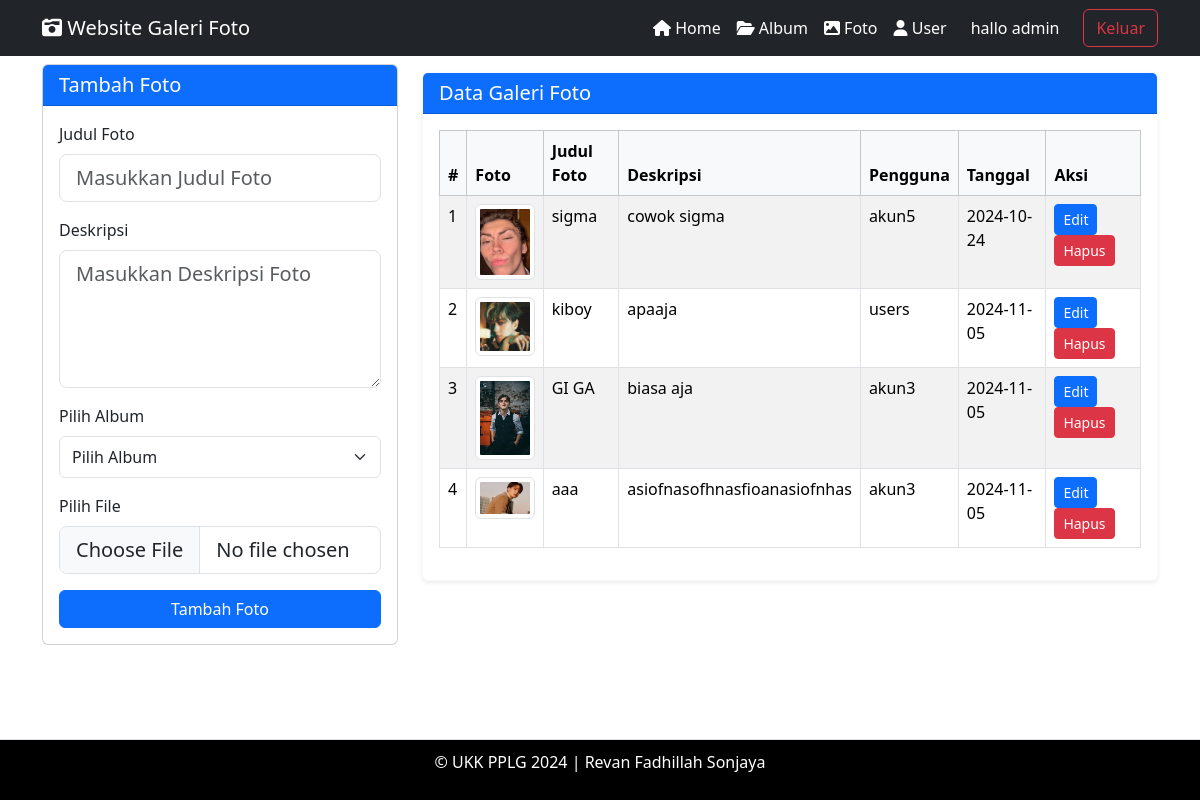
/admin/admin_foto.php (signed in), run on the app's committed database.
### tables this page shows
CREATE TABLE `user` (
  `id_user` int(11) NOT NULL,
  `username` varchar(225) DEFAULT NULL,
  `password` varchar(225) DEFAULT NULL,
  `email` varchar(225) DEFAULT NULL,
  `nama` varchar(255) DEFAULT NULL,
  `alamat` text DEFAULT NULL,
  `role` enum('admin','user') DEFAULT 'user'
);

CREATE TABLE `foto` (
  `id_foto` int(11) NOT NULL,
  `judul_foto` varchar(225) DEFAULT NULL,
  `deskripsi_foto` text DEFAULT NULL,
  `tanggal_unggah` date DEFAULT NULL,
  `lokasi_file` varchar(255) DEFAULT NULL,
  `id_album` int(11) DEFAULT NULL,
  `id_user` int(11) DEFAULT NULL
);

### admin/admin_foto.php (the view, shortened to what this page needs)
<?php
$id_user = $_SESSION['id_user'];
include '../config/koneksi.php';
$query_user = mysqli_query($koneksi, "SELECT nama FROM user WHERE id_user = '$id_user'");
$user_data = mysqli_fetch_array($query_user);
$user_name = $user_data['nama'];
?>
<!DOCTYPE html>
<html lang="en">
<head>
    <link rel="stylesheet" type="text/css" href="../assets/css/bootstrap.min.css">
    <link rel="stylesheet" type="text/css" href="../assets/css/bootstrap.min.css">
    <link rel="stylesheet" href="https://cdnjs.cloudflare.com/ajax/libs/font-awesome/6.5.1/css/all.min.css" />
</head>
<body>
<nav class="navbar navbar-expand-lg navbar-light bg-dark">
  <div class="container">
    <a class="navbar-brand text-white" href="admin_index.php"><i class="fa fa-camera-retro"></i> Website Galeri Foto</a>
    <div class="collapse navbar-collapse" id="navbarNav">
      <ul class="navbar-nav ms-auto">
      <li class="nav-item">
    <a class="nav-link text-white" href="admin_home.php"><i class="fa fa-home"></i> Home</a>
</li>
<li class="nav-item">
    <a class="nav-link text-white" href="admin_album.php"><i class="fa fa-folder-open"></i> Album</a>
</li>
<li class="nav-item">
    <a class="nav-link text-white" href="admin_foto.php"><i class="fa fa-image"></i> Foto</a>
</li>
<li class="nav-item">
            <a class="nav-link text-white" href="admin_pengguna.php"><i class="fa fa-user"></i> User</a>
          </li>
      </ul>
      <span class="navbar-text text-white ms-3">
          hallo <?php echo $user_name; ?>
        </span>
      <a href="../config/aksi_logout.php" class="btn btn-outline-danger ml-2 ms-4">Keluar</a>
    </div>
  </div>
</nav>
    <div class="container">
        <div class="row">
        <div class="col-md-4">
  <div class="card mt-2">
    <div class="card-header bg-primary text-white">
      <h5 class="mb-0">Tambah Foto</h5>
    </div>
    <div class="card-body">
      <form action="../config/aksi_admin_foto.php" method="POST" enctype="multipart/form-data">
        <div class="mb-3">
          <label for="judul_foto" class="form-label">Judul Foto</label>
          <input type="text" name="judul_foto" id="judul_foto" class="form-control form-control-lg" placeholder="Masukkan Judul Foto" required>
        </div>
        <div class="mb-3">
          <label for="deskripsi_foto" class="form-label">Deskripsi</label>
          <textarea class="form-control form-control-lg" name="deskripsi_foto" id="deskripsi_foto" placeholder="Masukkan Deskripsi Foto" rows="4" required></textarea>
        </div>
        <div class="mb-3">
          <label for="id_album" class="form-label">Pilih Album</label>
          <select class="form-select form-control-lg" name="id_album" id="id_album" required>
            <option value="" disabled selected>Pilih Album</option>
          </select>
        </div>
        <div class="mb-3">
          <label for="lokasi_file" class="form-label">Pilih File</label>
          <input type="file" class="form-control form-control-lg" name="lokasi_file" id="lokasi_file" required>
        </div>
        <button type="submit" class="btn btn-primary w-100" name="tambah">Tambah Foto</button>
      </form>
    </div>
  </div>
</div>
<div class="col-md-8">
    <div class="card mt-3 shadow-sm border-light">
        <div class="card-header bg-primary text-white">
            <h5 class="mb-0">Data Galeri Foto</h5>
        </div>
        <div class="card-body">
            <table class="table table-striped table-bordered">
                <thead class="table-light">
                    <tr>
                        <th>#</th>
                        <th>Foto</th>
                        <th>Judul Foto</th>
                        <th>Deskripsi</th>
                        <th>Pengguna</th>
                        <th>Tanggal</th>
                        <th>Aksi</th>
                    </tr>
                </thead>
                <tbody>
                    <?php
                    $no = 1;
                    $sql = mysqli_query($koneksi, "SELECT * FROM foto INNER JOIN user ON foto.id_user=user.id_user");
                    while ($data = mysqli_fetch_array($sql)) {
                    ?>
                        <tr>
                            <td><?php echo $no++ ?></td>
                            <td><img src="../assets/img/<?php echo $data['lokasi_file'] ?>" width="100px" class="img-thumbnail"></td>
                            <td><?php echo $data['judul_foto'] ?></td>
                            <td><?php echo $data['deskripsi_foto'] ?></td>
                            <td><?php echo $data['nama'] ?></td>
                            <td><?php echo $data['tanggal_unggah'] ?></td>
                            <td>
                                <button type="button" class="btn btn-primary btn-sm" data-bs-toggle="modal" data-bs-target="#edit<?php echo $data['id_foto'] ?>">
                                    Edit
                                </button>
                                <button type="button" class="btn btn-danger btn-sm" data-bs-toggle="modal" data-bs-target="#hapus<?php echo $data['id_foto'] ?>">
                                    Hapus
                                </button>
                            </td>
                        </tr>
                    <?php } ?>
                </tbody>
            </table>
        </div>
    </div>
</div>
        </div>
    </div>
    <footer class="d-flex justify-content-center border-top mt-3" style="background-color: #000000; color: #ffffff; position: fixed; bottom: 0; width: 100%; padding: 10px 0;">
    <p>&copy; UKK PPLG 2024 | Revan Fadhillah Sonjaya</p>
</footer>
</body>
</html>

### data on the page
user: nama "admin"
foto: lokasi_file (picture), judul_foto "sigma", deskripsi_foto "cowok sigma", id_user.nama "akun5", tanggal_unggah "2024-10-24"
foto: lokasi_file (picture), judul_foto "kiboy", deskripsi_foto "apaaja", id_user.nama "users", tanggal_unggah "2024-11-05"
foto: lokasi_file (picture), judul_foto "GI GA", deskripsi_foto "biasa aja", id_user.nama "akun3", tanggal_unggah "2024-11-05"
foto: lokasi_file (picture), judul_foto "aaa", deskripsi_foto "asiofnasofhnasfioanasiofnhas", id_user.nama "akun3", tanggal_unggah "2024-11-05"
